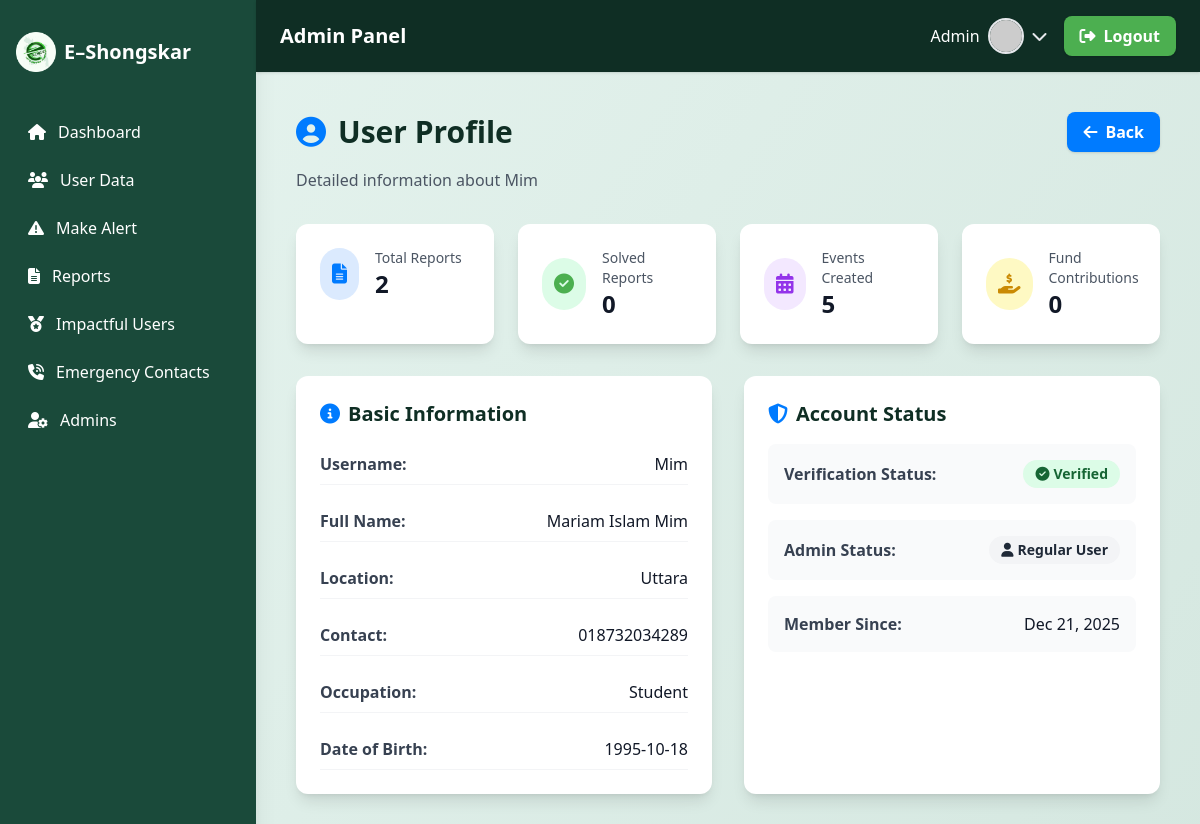
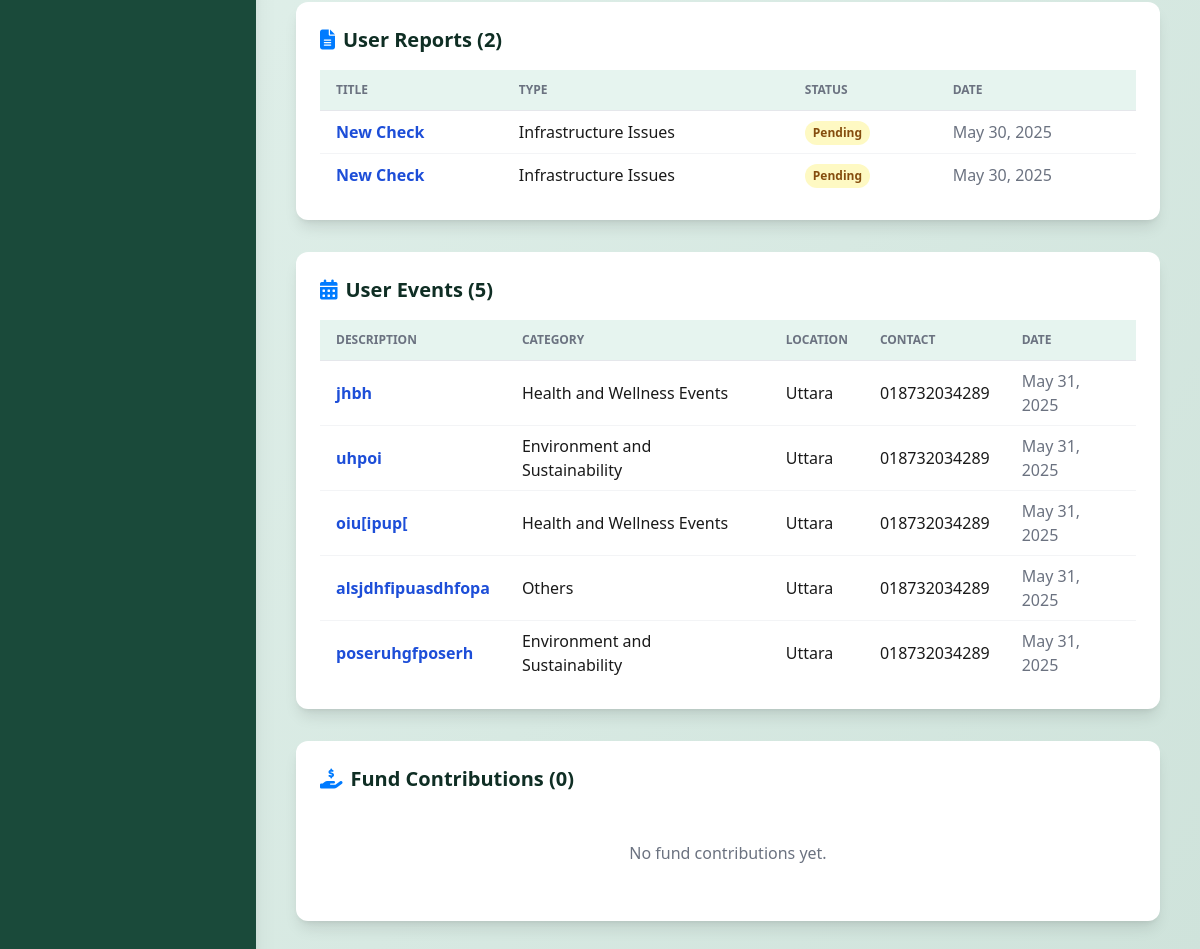
/view_user.php?username=Mim, run on the app's committed database (2 pictures, top to bottom).
### tables this page shows
CREATE TABLE `users` (
  `username` varchar(50) NOT NULL,
  `nid_birth_certificate` varchar(255) NOT NULL,
  `full_name` varchar(100) NOT NULL,
  `email` varchar(255) NOT NULL,
  `contact_no` varchar(15) NOT NULL,
  `location` varchar(100) NOT NULL,
  `division` enum('Dhaka','Chattogram','Rajshahi','Khulna','Barishal','Sylhet','Rangpur','Mymensingh') NOT NULL,
  `street` varchar(100) DEFAULT NULL,
  `house_no` varchar(50) DEFAULT NULL,
  `occupation` varchar(100) DEFAULT NULL,
  `dob` date NOT NULL,
  `gender` enum('Male','Female','Other') NOT NULL,
  `blood_group` varchar(10) DEFAULT 'N/A',
  `password` varchar(255) NOT NULL,
  `verified` varchar(50) DEFAULT NULL
);

CREATE TABLE `report_issues` (
  `id` int(11) NOT NULL,
  `username` varchar(50) NOT NULL,
  `name` varchar(100) NOT NULL,
  `description` text NOT NULL,
  `contact` varchar(15) NOT NULL,
  `location` varchar(100) NOT NULL,
  `date_reported` timestamp NOT NULL DEFAULT current_timestamp(),
  `status` enum('Solved','Pending','In Progress','Denied') DEFAULT 'Pending',
  `issue_type` enum('Damaged Roads','Infrastructure Issues','Harassment Concerns','Hygiene Problems','Market Issues','Health Problems','Community Issues','Waste Disposal','Poor Parks','Overcrowding','Housing Shortage','Education Gaps','Corruption','Service Inefficiency','Flooding Challenges','Others') NOT NULL,
  `issue_title` varchar(255) NOT NULL,
  `photo` longblob DEFAULT NULL
);

CREATE TABLE `events` (
  `id` int(11) NOT NULL,
  `username` varchar(50) NOT NULL,
  `contact` varchar(255) NOT NULL,
  `location` varchar(255) NOT NULL,
  `event_description` text NOT NULL,
  `created_at` timestamp NOT NULL DEFAULT current_timestamp(),
  `category` enum('Community Development Events','Health and Wellness Events','Educational and Awareness Events','Social and Cultural Events','Environment and Sustainability','Others') NOT NULL
);

### view_user.php (the view, shortened to what this page needs)
<?php
include 'database.php';
$username = $_GET['username'];
$stmt = $pdo->prepare("SELECT * FROM users WHERE username = :username");
$stmt->execute(['username' => $username]);
$user = $stmt->fetch(PDO::FETCH_ASSOC);
$stmt = $pdo->prepare("SELECT * FROM report_issues WHERE username = :username ORDER BY date_reported DESC");
$stmt->execute(['username' => $username]);
$userReports = $stmt->fetchAll(PDO::FETCH_ASSOC);
$stmt = $pdo->prepare("SELECT * FROM events WHERE username = :username ORDER BY created_at DESC");
$stmt->execute(['username' => $username]);
$userEvents = $stmt->fetchAll(PDO::FETCH_ASSOC);
$stmt = $pdo->prepare("SELECT * FROM fund WHERE username = :username ORDER BY created_at DESC");
$stmt->execute(['username' => $username]);
$userFunds = $stmt->fetchAll(PDO::FETCH_ASSOC);
$totalReports = count($userReports);
$solvedReports = count(array_filter($userReports, function($r) { return $r['status'] === 'Solved'; }));
$totalEvents = count($userEvents);
$totalFunds = count($userFunds);
$stmt = $pdo->prepare("SELECT COUNT(*) FROM admin WHERE username = :username");
$stmt->execute(['username' => $username]);
$isAdmin = $stmt->fetchColumn() > 0;
$isVerified = $user['verified'] === 'verified';
?>
<!DOCTYPE html>
<html lang="en">
<head>
    <script src="https://cdn.tailwindcss.com"></script>
    <link rel="stylesheet" href="https://cdnjs.cloudflare.com/ajax/libs/font-awesome/6.4.0/css/all.min.css">
</head>
<body class="bg-gradient-to-br from-[#e6f4ef] to-[#cfe3db] min-h-screen text-[#1a1a1a]">
<?php include 'admin_header.php'; ?>
<main class="flex-1 p-6 md:p-10">
    <div class="mb-8">
        <div class="flex items-center justify-between mb-4">
            <h1 class="text-3xl font-bold text-[#0f2e24] flex items-center">
                <i class="fas fa-user-circle mr-3 text-[#007bff]"></i>
                User Profile
            </h1>
            <button onclick="goBack()" class="inline-flex items-center px-4 py-2 bg-[#007bff] text-white font-semibold rounded-lg shadow hover:bg-blue-700 transition-all duration-200">
                <i class="fas fa-arrow-left mr-2"></i> Back
            </button>
        </div>
        <p class="text-gray-600">Detailed information about <?php echo htmlspecialchars($user['username']); ?></p>
    </div>
    <div class="grid grid-cols-1 md:grid-cols-4 gap-6 mb-8">
        <div class="bg-white rounded-xl shadow-lg p-6">
            <div class="flex items-center">
                <div class="p-3 rounded-full bg-blue-100 text-[#007bff]">
                    <i class="fas fa-file-alt text-xl"></i>
                </div>
                <div class="ml-4">
                    <p class="text-sm font-medium text-gray-600">Total Reports</p>
                    <p class="text-2xl font-semibold text-gray-900"><?php echo $totalReports; ?></p>
                </div>
            </div>
        </div>
        <div class="bg-white rounded-xl shadow-lg p-6">
            <div class="flex items-center">
                <div class="p-3 rounded-full bg-green-100 text-[#4CAF50]">
                    <i class="fas fa-check-circle text-xl"></i>
                </div>
                <div class="ml-4">
                    <p class="text-sm font-medium text-gray-600">Solved Reports</p>
                    <p class="text-2xl font-semibold text-gray-900"><?php echo $solvedReports; ?></p>
                </div>
            </div>
        </div>
        <div class="bg-white rounded-xl shadow-lg p-6">
            <div class="flex items-center">
                <div class="p-3 rounded-full bg-purple-100 text-purple-600">
                    <i class="fas fa-calendar-alt text-xl"></i>
                </div>
                <div class="ml-4">
                    <p class="text-sm font-medium text-gray-600">Events Created</p>
                    <p class="text-2xl font-semibold text-gray-900"><?php echo $totalEvents; ?></p>
                </div>
            </div>
        </div>
        <div class="bg-white rounded-xl shadow-lg p-6">
            <div class="flex items-center">
                <div class="p-3 rounded-full bg-yellow-100 text-yellow-600">
                    <i class="fas fa-hand-holding-usd text-xl"></i>
                </div>
                <div class="ml-4">
                    <p class="text-sm font-medium text-gray-600">Fund Contributions</p>
                    <p class="text-2xl font-semibold text-gray-900"><?php echo $totalFunds; ?></p>
                </div>
            </div>
        </div>
    </div>
    <div class="grid grid-cols-1 lg:grid-cols-2 gap-8 mb-8">
        <div class="bg-white rounded-xl shadow-lg p-6">
            <h2 class="text-xl font-bold text-[#0f2e24] mb-4 flex items-center">
                <i class="fas fa-info-circle mr-2 text-[#007bff]"></i>
                Basic Information
            </h2>
            <div class="space-y-4">
                <div class="flex justify-between items-center py-2 border-b border-gray-100">
                    <span class="font-semibold text-gray-700">Username:</span>
                    <span class="text-gray-900"><?php echo htmlspecialchars($user['username']); ?></span>
                </div>
                <div class="flex justify-between items-center py-2 border-b border-gray-100">
                    <span class="font-semibold text-gray-700">Full Name:</span>
                    <span class="text-gray-900"><?php echo htmlspecialchars($user['full_name']); ?></span>
                </div>
                <div class="flex justify-between items-center py-2 border-b border-gray-100">
                    <span class="font-semibold text-gray-700">Location:</span>
                    <span class="text-gray-900"><?php echo htmlspecialchars($user['location']); ?></span>
                </div>
                <div class="flex justify-between items-center py-2 border-b border-gray-100">
                    <span class="font-semibold text-gray-700">Contact:</span>
                    <span class="text-gray-900"><?php echo htmlspecialchars($user['contact_no']); ?></span>
                </div>
                <div class="flex justify-between items-center py-2 border-b border-gray-100">
                    <span class="font-semibold text-gray-700">Occupation:</span>
                    <span class="text-gray-900"><?php echo htmlspecialchars($user['occupation']); ?></span>
                </div>
                <div class="flex justify-between items-center py-2 border-b border-gray-100">
                    <span class="font-semibold text-gray-700">Date of Birth:</span>
                    <span class="text-gray-900"><?php echo htmlspecialchars($user['dob']); ?></span>
                </div>
            </div>
        </div>
        <div class="bg-white rounded-xl shadow-lg p-6">
            <h2 class="text-xl font-bold text-[#0f2e24] mb-4 flex items-center">
                <i class="fas fa-shield-alt mr-2 text-[#007bff]"></i>
                Account Status
            </h2>
            <div class="space-y-4">
                <div class="flex items-center justify-between p-4 bg-gray-50 rounded-lg">
                    <span class="font-semibold text-gray-700">Verification Status:</span>
                    <?php if ($isVerified): ?>
                        <span class="inline-flex items-center px-3 py-1 rounded-full bg-green-100 text-green-800 text-sm font-bold">
                            <i class="fas fa-check-circle mr-1"></i> Verified
                        </span>
                    <?php else: ?>
                        <span class="inline-flex items-center px-3 py-1 rounded-full bg-yellow-100 text-yellow-800 text-sm font-bold">
                            <i class="fas fa-clock mr-1"></i> Pending
                        </span>
                    <?php endif; ?>
                </div>
                <div class="flex items-center justify-between p-4 bg-gray-50 rounded-lg">
                    <span class="font-semibold text-gray-700">Admin Status:</span>
                    <?php if ($isAdmin): ?>
                        <span class="inline-flex items-center px-3 py-1 rounded-full bg-blue-100 text-blue-800 text-sm font-bold">
                            <i class="fas fa-user-shield mr-1"></i> Admin
                        </span>
                    <?php else: ?>
                        <span class="inline-flex items-center px-3 py-1 rounded-full bg-gray-100 text-gray-800 text-sm font-bold">
                            <i class="fas fa-user mr-1"></i> Regular User
                        </span>
                    <?php endif; ?>
                </div>
                <div class="flex items-center justify-between p-4 bg-gray-50 rounded-lg">
                    <span class="font-semibold text-gray-700">Member Since:</span>
                    <span class="text-gray-900"><?php echo date('M d, Y', strtotime($user['created_at'] ?? 'now')); ?></span>
                </div>
            </div>
        </div>
    </div>
    <div class="bg-white rounded-xl shadow-lg p-6 mb-8">
        <h2 class="text-xl font-bold text-[#0f2e24] mb-4 flex items-center">
            <i class="fas fa-file-alt mr-2 text-[#007bff]"></i>
            User Reports (<?php echo $totalReports; ?>)
        </h2>
        <?php if (empty($userReports)): ?>
            <p class="text-gray-500 text-center py-8">No reports submitted yet.</p>
        <?php else: ?>
            <div class="overflow-x-auto">
                <table class="min-w-full divide-y divide-gray-200">
                    <thead class="bg-[#e6f4ef]">
                        <tr>
                            <th class="px-4 py-3 text-left text-xs font-bold text-gray-500 uppercase">Title</th>
                            <th class="px-4 py-3 text-left text-xs font-bold text-gray-500 uppercase">Type</th>
                            <th class="px-4 py-3 text-left text-xs font-bold text-gray-500 uppercase">Status</th>
                            <th class="px-4 py-3 text-left text-xs font-bold text-gray-500 uppercase">Date</th>
                        </tr>
                    </thead>
                    <tbody class="bg-white divide-y divide-gray-100">
                        <?php foreach ($userReports as $report): ?>
                        <tr class="hover:bg-blue-50 transition">
                            <td class="px-4 py-2 font-semibold text-blue-700"><?php echo htmlspecialchars($report['issue_title']); ?></td>
                            <td class="px-4 py-2"><?php echo htmlspecialchars($report['issue_type']); ?></td>
                            <td class="px-4 py-2">
                                <span class="inline-block px-2 py-1 rounded-full text-xs font-bold
                                    <?php
                                        if ($report['status'] === 'Solved') echo 'bg-green-100 text-green-800';
                                        elseif ($report['status'] === 'Pending') echo 'bg-yellow-100 text-yellow-800';
                                        elseif ($report['status'] === 'Denied') echo 'bg-red-100 text-red-800';
                                        else echo 'bg-purple-100 text-purple-800';
                                    ?>">
                                    <?php echo htmlspecialchars($report['status']); ?>
                                </span>
                            </td>
                            <td class="px-4 py-2 text-gray-500"><?php echo date('M d, Y', strtotime($report['date_reported'])); ?></td>
                        </tr>
                        <?php endforeach; ?>
                    </tbody>
                </table>
            </div>
        <?php endif; ?>
    </div>
    <div class="bg-white rounded-xl shadow-lg p-6 mb-8">
        <h2 class="text-xl font-bold text-[#0f2e24] mb-4 flex items-center">
            <i class="fas fa-calendar-alt mr-2 text-[#007bff]"></i>
            User Events (<?php echo $totalEvents; ?>)
        </h2>
        <?php if (empty($userEvents)): ?>
            <p class="text-gray-500 text-center py-8">No events created yet.</p>
        <?php else: ?>
            <div class="overflow-x-auto">
                <table class="min-w-full divide-y divide-gray-200">
                    <thead class="bg-[#e6f4ef]">
                        <tr>
                            <th class="px-4 py-3 text-left text-xs font-bold text-gray-500 uppercase">Description</th>
                            <th class="px-4 py-3 text-left text-xs font-bold text-gray-500 uppercase">Category</th>
                            <th class="px-4 py-3 text-left text-xs font-bold text-gray-500 uppercase">Location</th>
                            <th class="px-4 py-3 text-left text-xs font-bold text-gray-500 uppercase">Contact</th>
                            <th class="px-4 py-3 text-left text-xs font-bold text-gray-500 uppercase">Date</th>
                        </tr>
                    </thead>
                    <tbody class="bg-white divide-y divide-gray-100">
                        <?php foreach ($userEvents as $event): ?>
                        <tr class="hover:bg-blue-50 transition">
                            <td class="px-4 py-2 font-semibold text-blue-700"><?php echo htmlspecialchars(substr($event['event_description'], 0, 50)) . (strlen($event['event_description']) > 50 ? '...' : ''); ?></td>
                            <td class="px-4 py-2"><?php echo htmlspecialchars($event['category']); ?></td>
                            <td class="px-4 py-2"><?php echo htmlspecialchars($event['location']); ?></td>
                            <td class="px-4 py-2"><?php echo htmlspecialchars($event['contact']); ?></td>
                            <td class="px-4 py-2 text-gray-500"><?php echo date('M d, Y', strtotime($event['created_at'])); ?></td>
                        </tr>
                        <?php endforeach; ?>
                    </tbody>
                </table>
            </div>
        <?php endif; ?>
    </div>
    <div class="bg-white rounded-xl shadow-lg p-6">
        <h2 class="text-xl font-bold text-[#0f2e24] mb-4 flex items-center">
            <i class="fas fa-hand-holding-usd mr-2 text-[#007bff]"></i>
            Fund Contributions (<?php echo $totalFunds; ?>)
        </h2>
        <?php if (empty($userFunds)): ?>
            <p class="text-gray-500 text-center py-8">No fund contributions yet.</p>
        <?php endif; ?>
    </div>
</main>
</body>
</html>

### data on the page
users: username "Mim", full_name "Mariam Islam Mim", location "Uttara", contact_no "018732034289", occupation "Student", dob "1995-10-18"
report_issues: issue_title "New Check", issue_type "Infrastructure Issues", status "Pending", date_reported "May 30, 2025"
report_issues: issue_title "New Check", issue_type "Infrastructure Issues", status "Pending", date_reported "May 30, 2025"
events: event_description "jhbh", category "Health and Wellness Events", location "Uttara", contact "018732034289", created_at "May 31, 2025"
events: event_description "uhpoi", category "Environment and Sustainability", location "Uttara", contact "018732034289", created_at "May 31, 2025"
events: event_description "oiu[ipup[", category "Health and Wellness Events", location "Uttara", contact "018732034289", created_at "May 31, 2025"
events: event_description "alsjdhfipuasdhfopa", category "Others", location "Uttara", contact "018732034289", created_at "May 31, 2025"
events: event_description "poseruhgfposerh", category "Environment and Sustainability", location "Uttara", contact "018732034289", created_at "May 31, 2025"

### other printed values
$adminName "Admin"
$totalReports "2"
$solvedReports "0"
$totalEvents "5"
$totalFunds "0"
date('M d, Y', strtotime($user['created_at'] ?? 'now')) "Dec 21, 2025"
